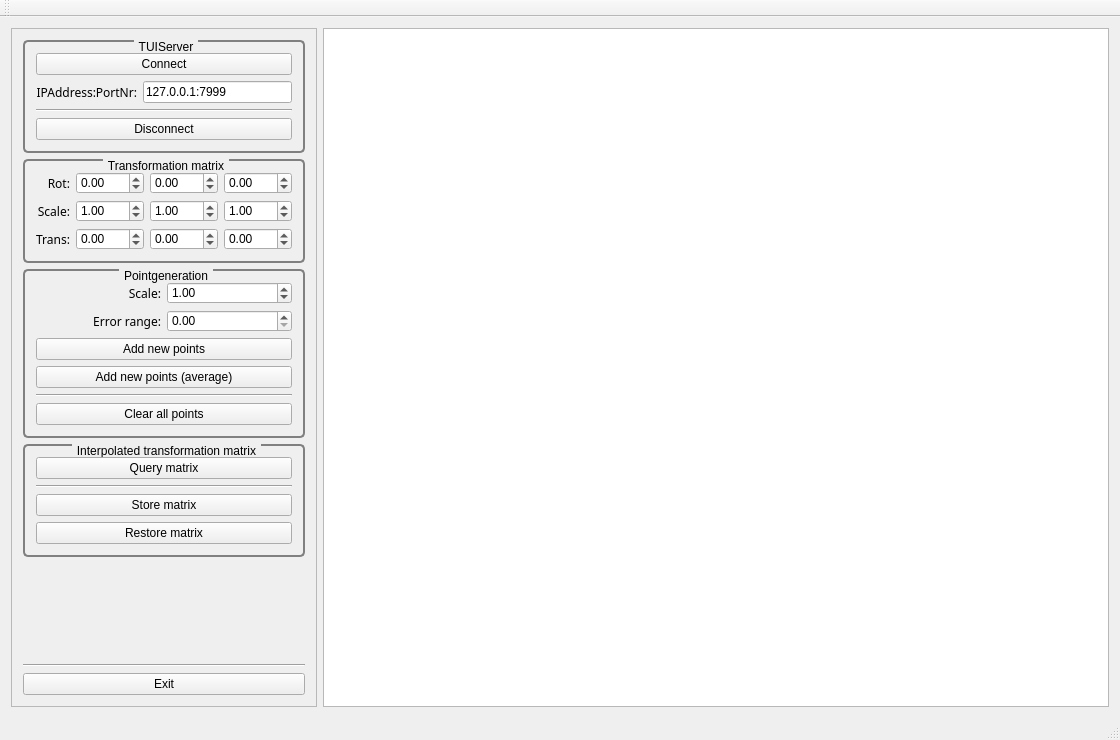
<?xml version="1.0" encoding="UTF-8"?>
<ui version="4.0">
 <class>MainWindow</class>
 <widget class="QMainWindow" name="MainWindow">
  <property name="geometry">
   <rect>
    <x>0</x>
    <y>0</y>
    <width>1120</width>
    <height>740</height>
   </rect>
  </property>
  <property name="windowTitle">
   <string>M a t r i x 4 C a l i b r a t i o n T e s t</string>
  </property>
  <widget class="QWidget" name="centralWidget">
   <layout class="QHBoxLayout" name="horizontalLayout_2">
    <item>
     <widget class="QFrame" name="frame">
      <property name="frameShape">
       <enum>QFrame::StyledPanel</enum>
      </property>
      <property name="frameShadow">
       <enum>QFrame::Raised</enum>
      </property>
      <layout class="QVBoxLayout" name="verticalLayout">
       <item>
        <widget class="QGroupBox" name="groupBox_2">
         <property name="styleSheet">
          <string notr="true"> QGroupBox {
     background-color: qlineargradient(x1: 0, y1: 0, x2: 0, y2: 1,
                                       stop: 0 #E0E0E0, stop: 1 #FFFFFF);
     border: 2px solid gray;
     border-radius: 5px;
     margin-top: 1ex; /* leave space at the top for the title */
 }

 QGroupBox::title {
     subcontrol-origin: margin;
     subcontrol-position: top center; /* position at the top center */
     padding: 0 3px;
     background-color: qlineargradient(x1: 0, y1: 0, x2: 0, y2: 1,
                                       stop: 0 #FFOECE, stop: 1 #FFFFFF);
 }</string>
         </property>
         <property name="title">
          <string>TUIServer</string>
         </property>
         <layout class="QVBoxLayout" name="verticalLayout_3">
          <item>
           <widget class="QPushButton" name="ConnectPushButton">
            <property name="text">
             <string>Connect</string>
            </property>
           </widget>
          </item>
          <item>
           <layout class="QHBoxLayout" name="horizontalLayout">
            <item>
             <widget class="QLabel" name="label">
              <property name="minimumSize">
               <size>
                <width>50</width>
                <height>0</height>
               </size>
              </property>
              <property name="font">
               <font>
                <family>Ubuntu Mono</family>
               </font>
              </property>
              <property name="layoutDirection">
               <enum>Qt::LeftToRight</enum>
              </property>
              <property name="text">
               <string>IPAddress:PortNr:</string>
              </property>
              <property name="alignment">
               <set>Qt::AlignRight|Qt::AlignTrailing|Qt::AlignVCenter</set>
              </property>
             </widget>
            </item>
            <item>
             <widget class="QLineEdit" name="TUIServerIPLineEdit">
              <property name="sizePolicy">
               <sizepolicy hsizetype="Minimum" vsizetype="Fixed">
                <horstretch>1</horstretch>
                <verstretch>0</verstretch>
               </sizepolicy>
              </property>
              <property name="minimumSize">
               <size>
                <width>0</width>
                <height>0</height>
               </size>
              </property>
              <property name="text">
               <string>127.0.0.1:7999</string>
              </property>
             </widget>
            </item>
           </layout>
          </item>
          <item>
           <widget class="Line" name="line_4">
            <property name="orientation">
             <enum>Qt::Horizontal</enum>
            </property>
           </widget>
          </item>
          <item>
           <widget class="QPushButton" name="DisconnectPushButton">
            <property name="text">
             <string>Disconnect</string>
            </property>
           </widget>
          </item>
         </layout>
        </widget>
       </item>
       <item>
        <widget class="QGroupBox" name="groupBox_3">
         <property name="styleSheet">
          <string notr="true"> QGroupBox {
     background-color: qlineargradient(x1: 0, y1: 0, x2: 0, y2: 1,
                                       stop: 0 #E0E0E0, stop: 1 #FFFFFF);
     border: 2px solid gray;
     border-radius: 5px;
     margin-top: 1ex; /* leave space at the top for the title */
 }

 QGroupBox::title {
     subcontrol-origin: margin;
     subcontrol-position: top center; /* position at the top center */
     padding: 0 3px;
     background-color: qlineargradient(x1: 0, y1: 0, x2: 0, y2: 1,
                                       stop: 0 #FFOECE, stop: 1 #FFFFFF);
 }</string>
         </property>
         <property name="title">
          <string>Transformation matrix</string>
         </property>
         <layout class="QVBoxLayout" name="verticalLayout_4">
          <item>
           <layout class="QHBoxLayout" name="horizontalLayout_13">
            <item>
             <widget class="QLabel" name="label_12">
              <property name="font">
               <font>
                <family>Ubuntu Mono</family>
               </font>
              </property>
              <property name="text">
               <string>Rot:</string>
              </property>
              <property name="alignment">
               <set>Qt::AlignRight|Qt::AlignTrailing|Qt::AlignVCenter</set>
              </property>
             </widget>
            </item>
            <item>
             <widget class="QDoubleSpinBox" name="RXDoubleSpinBox">
              <property name="minimum">
               <double>-360.000000000000000</double>
              </property>
              <property name="maximum">
               <double>360.000000000000000</double>
              </property>
             </widget>
            </item>
            <item>
             <widget class="QDoubleSpinBox" name="RYDoubleSpinBox">
              <property name="minimum">
               <double>-360.000000000000000</double>
              </property>
              <property name="maximum">
               <double>360.000000000000000</double>
              </property>
             </widget>
            </item>
            <item>
             <widget class="QDoubleSpinBox" name="RZDoubleSpinBox">
              <property name="minimum">
               <double>-360.000000000000000</double>
              </property>
              <property name="maximum">
               <double>360.000000000000000</double>
              </property>
             </widget>
            </item>
           </layout>
          </item>
          <item>
           <layout class="QHBoxLayout" name="horizontalLayout_15">
            <item>
             <widget class="QLabel" name="label_14">
              <property name="font">
               <font>
                <family>Ubuntu Mono</family>
               </font>
              </property>
              <property name="text">
               <string>Scale:</string>
              </property>
              <property name="alignment">
               <set>Qt::AlignRight|Qt::AlignTrailing|Qt::AlignVCenter</set>
              </property>
             </widget>
            </item>
            <item>
             <widget class="QDoubleSpinBox" name="SXDoubleSpinBox">
              <property name="minimum">
               <double>-100.000000000000000</double>
              </property>
              <property name="maximum">
               <double>100.000000000000000</double>
              </property>
              <property name="singleStep">
               <double>1.000000000000000</double>
              </property>
              <property name="value">
               <double>1.000000000000000</double>
              </property>
             </widget>
            </item>
            <item>
             <widget class="QDoubleSpinBox" name="SYDoubleSpinBox">
              <property name="minimum">
               <double>-100.000000000000000</double>
              </property>
              <property name="maximum">
               <double>100.000000000000000</double>
              </property>
              <property name="singleStep">
               <double>1.000000000000000</double>
              </property>
              <property name="value">
               <double>1.000000000000000</double>
              </property>
             </widget>
            </item>
            <item>
             <widget class="QDoubleSpinBox" name="SZDoubleSpinBox">
              <property name="minimum">
               <double>-100.000000000000000</double>
              </property>
              <property name="maximum">
               <double>100.000000000000000</double>
              </property>
              <property name="singleStep">
               <double>1.000000000000000</double>
              </property>
              <property name="value">
               <double>1.000000000000000</double>
              </property>
             </widget>
            </item>
           </layout>
          </item>
          <item>
           <layout class="QHBoxLayout" name="horizontalLayout_16">
            <item>
             <widget class="QLabel" name="label_15">
              <property name="font">
               <font>
                <family>Ubuntu Mono</family>
               </font>
              </property>
              <property name="text">
               <string>Trans:</string>
              </property>
              <property name="alignment">
               <set>Qt::AlignRight|Qt::AlignTrailing|Qt::AlignVCenter</set>
              </property>
             </widget>
            </item>
            <item>
             <widget class="QDoubleSpinBox" name="TXDoubleSpinBox">
              <property name="minimum">
               <double>-100.000000000000000</double>
              </property>
              <property name="maximum">
               <double>100.000000000000000</double>
              </property>
             </widget>
            </item>
            <item>
             <widget class="QDoubleSpinBox" name="TYDoubleSpinBox">
              <property name="minimum">
               <double>-100.000000000000000</double>
              </property>
              <property name="maximum">
               <double>100.000000000000000</double>
              </property>
             </widget>
            </item>
            <item>
             <widget class="QDoubleSpinBox" name="TZDoubleSpinBox">
              <property name="minimum">
               <double>-100.000000000000000</double>
              </property>
              <property name="maximum">
               <double>100.000000000000000</double>
              </property>
             </widget>
            </item>
           </layout>
          </item>
         </layout>
        </widget>
       </item>
       <item>
        <widget class="QGroupBox" name="groupBox_4">
         <property name="styleSheet">
          <string notr="true"> QGroupBox {
     background-color: qlineargradient(x1: 0, y1: 0, x2: 0, y2: 1,
                                       stop: 0 #E0E0E0, stop: 1 #FFFFFF);
     border: 2px solid gray;
     border-radius: 5px;
     margin-top: 1ex; /* leave space at the top for the title */
 }

 QGroupBox::title {
     subcontrol-origin: margin;
     subcontrol-position: top center; /* position at the top center */
     padding: 0 3px;
     background-color: qlineargradient(x1: 0, y1: 0, x2: 0, y2: 1,
                                       stop: 0 #FFOECE, stop: 1 #FFFFFF);
 }</string>
         </property>
         <property name="title">
          <string>Pointgeneration</string>
         </property>
         <layout class="QVBoxLayout" name="verticalLayout_5">
          <item>
           <layout class="QHBoxLayout" name="horizontalLayout_14">
            <item>
             <widget class="QLabel" name="label_13">
              <property name="font">
               <font>
                <family>Ubuntu Mono</family>
               </font>
              </property>
              <property name="text">
               <string>Scale:</string>
              </property>
              <property name="alignment">
               <set>Qt::AlignRight|Qt::AlignTrailing|Qt::AlignVCenter</set>
              </property>
             </widget>
            </item>
            <item>
             <widget class="QDoubleSpinBox" name="PointScaleDoubleSpinBox">
              <property name="minimum">
               <double>-100.000000000000000</double>
              </property>
              <property name="value">
               <double>1.000000000000000</double>
              </property>
             </widget>
            </item>
           </layout>
          </item>
          <item>
           <layout class="QHBoxLayout" name="horizontalLayout_12">
            <item>
             <widget class="QLabel" name="label_11">
              <property name="font">
               <font>
                <family>Ubuntu Mono</family>
               </font>
              </property>
              <property name="text">
               <string>Error range:</string>
              </property>
              <property name="alignment">
               <set>Qt::AlignRight|Qt::AlignTrailing|Qt::AlignVCenter</set>
              </property>
             </widget>
            </item>
            <item>
             <widget class="QDoubleSpinBox" name="PointErrorDoubleSpinBox">
              <property name="maximum">
               <double>100.000000000000000</double>
              </property>
              <property name="singleStep">
               <double>0.010000000000000</double>
              </property>
              <property name="value">
               <double>0.000000000000000</double>
              </property>
             </widget>
            </item>
           </layout>
          </item>
          <item>
           <widget class="QPushButton" name="NewPointsPushButton">
            <property name="text">
             <string>Add new points</string>
            </property>
           </widget>
          </item>
          <item>
           <widget class="QPushButton" name="NewPointsAveragePushButton">
            <property name="text">
             <string>Add new points (average)</string>
            </property>
           </widget>
          </item>
          <item>
           <widget class="Line" name="line_2">
            <property name="orientation">
             <enum>Qt::Horizontal</enum>
            </property>
           </widget>
          </item>
          <item>
           <widget class="QPushButton" name="ClearPointsPushButton">
            <property name="text">
             <string>Clear all points</string>
            </property>
           </widget>
          </item>
         </layout>
        </widget>
       </item>
       <item>
        <widget class="QGroupBox" name="groupBox">
         <property name="autoFillBackground">
          <bool>false</bool>
         </property>
         <property name="styleSheet">
          <string notr="true"> QGroupBox {
     background-color: qlineargradient(x1: 0, y1: 0, x2: 0, y2: 1,
                                       stop: 0 #E0E0E0, stop: 1 #FFFFFF);
     border: 2px solid gray;
     border-radius: 5px;
     margin-top: 1ex; /* leave space at the top for the title */
 }

 QGroupBox::title {
     subcontrol-origin: margin;
     subcontrol-position: top center; /* position at the top center */
     padding: 0 3px;
     background-color: qlineargradient(x1: 0, y1: 0, x2: 0, y2: 1,
                                       stop: 0 #FFOECE, stop: 1 #FFFFFF);
 }</string>
         </property>
         <property name="title">
          <string>Interpolated transformation matrix</string>
         </property>
         <property name="flat">
          <bool>false</bool>
         </property>
         <layout class="QVBoxLayout" name="verticalLayout_2">
          <item>
           <widget class="QPushButton" name="QueryMatrixPushButton">
            <property name="text">
             <string>Query matrix</string>
            </property>
           </widget>
          </item>
          <item>
           <widget class="Line" name="line_3">
            <property name="orientation">
             <enum>Qt::Horizontal</enum>
            </property>
           </widget>
          </item>
          <item>
           <widget class="QPushButton" name="StoreMatrixPushButton">
            <property name="text">
             <string>Store matrix</string>
            </property>
           </widget>
          </item>
          <item>
           <widget class="QPushButton" name="RestoreMatrixPushButton">
            <property name="text">
             <string>Restore matrix</string>
            </property>
           </widget>
          </item>
         </layout>
        </widget>
       </item>
       <item>
        <spacer name="verticalSpacer">
         <property name="orientation">
          <enum>Qt::Vertical</enum>
         </property>
         <property name="sizeHint" stdset="0">
          <size>
           <width>20</width>
           <height>40</height>
          </size>
         </property>
        </spacer>
       </item>
       <item>
        <widget class="Line" name="line">
         <property name="orientation">
          <enum>Qt::Horizontal</enum>
         </property>
        </widget>
       </item>
       <item>
        <widget class="QPushButton" name="ExitPushButton">
         <property name="text">
          <string>Exit</string>
         </property>
        </widget>
       </item>
      </layout>
     </widget>
    </item>
    <item>
     <widget class="QTextEdit" name="textEdit">
      <property name="minimumSize">
       <size>
        <width>300</width>
        <height>300</height>
       </size>
      </property>
     </widget>
    </item>
   </layout>
  </widget>
  <widget class="QMenuBar" name="menuBar">
   <property name="geometry">
    <rect>
     <x>0</x>
     <y>0</y>
     <width>1120</width>
     <height>25</height>
    </rect>
   </property>
  </widget>
  <widget class="QToolBar" name="mainToolBar">
   <attribute name="toolBarArea">
    <enum>TopToolBarArea</enum>
   </attribute>
   <attribute name="toolBarBreak">
    <bool>false</bool>
   </attribute>
  </widget>
  <widget class="QStatusBar" name="statusBar"/>
 </widget>
 <layoutdefault spacing="6" margin="11"/>
 <resources/>
 <connections/>
</ui>
